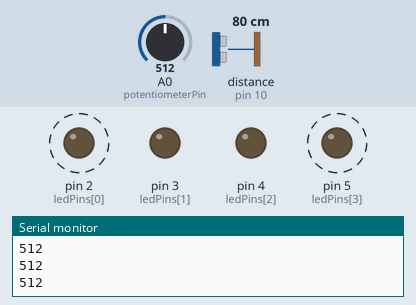
The sketch below on a simulated Arduino Uno, built with avr-gcc and run on an emulated ATmega328P. Shown: output pins drawn as LEDs (lit = HIGH), the last lines printed to the serial monitor. Wiring (inferred from the names in the program): ultrasonic range finder: trigger pin 9; echo pin 10. Dashed ring = blinking. The test bench sets the inputs (shaded band); at power-on: A0 (potentiometerPin) = 512, distance to the obstacle (sensor on pin 10) 80 cm. The echo pulse lasts 58.3 µs per cm; pins used as bus, display or sensor lines are not drawn.

Above: at 1.2 s.
1.3 s: A0 (potentiometerPin) set to 48
4.3 s: A0 (potentiometerPin) set to 40
At 4.3 s:
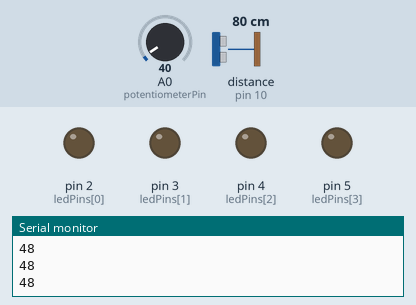
5.8 s: A0 (potentiometerPin) set to 0
7.3 s: A0 (potentiometerPin) set to 110
At 7.67 s:
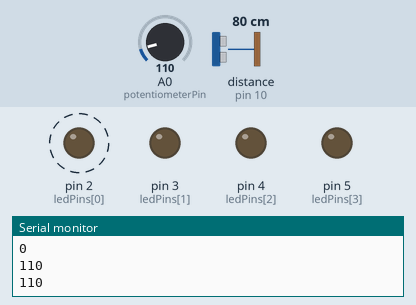
10.3 s: distance to the obstacle (sensor on pin 10) set to 2 cm
At 10.78 s:
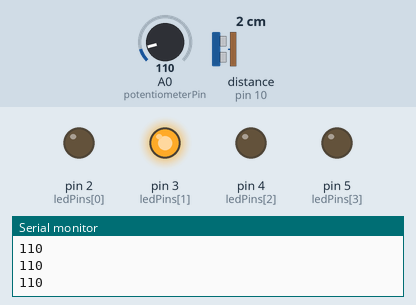
13.3 s: distance to the obstacle (sensor on pin 10) set to 120 cm
At 13.58 s:
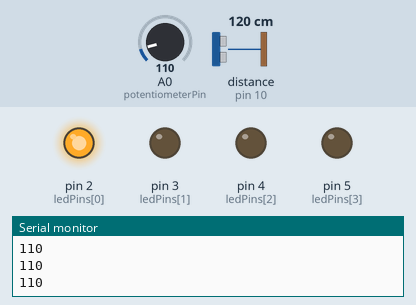
Timing chart, 0 to 17.3 s (numbered marks = the images above; inputs shaded):
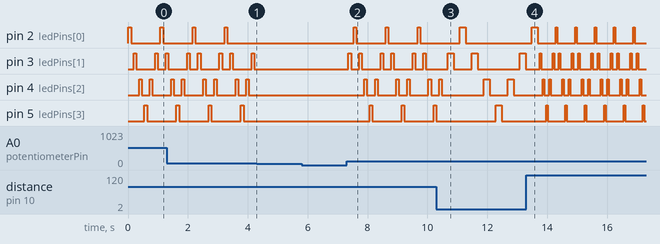

Measured:
- the behaviour switches between 45 and 44 on A0 (potentiometerPin) (found by bisection; images 0 and 1)
- after the input at 4.3 s, pin 2 (ledPins[0]), pin 3 (ledPins[1]), pin 4 (ledPins[2]): stops changing and stays LOW; pin 5 (ledPins[3]): stays LOW (without the input it goes to HIGH after 0.55 s)
- after the input at 7.3 s, pin 2 (ledPins[0]): alternates HIGH for 0.09 s and LOW for 0.98 s, starting after 0.24 s; pin 3 (ledPins[1]): LOW → HIGH after 0.06 s, then repeats every 1.1 s: LOW 0.27 s, HIGH 0.09 s, LOW 0.63 s, HIGH 0.09 s
- after the input at 13.3 s, pin 5 (ledPins[3]): alternates HIGH for 0.05 s and LOW for 0.60 s, starting after 0.66 s
- by itself, pin 2 (ledPins[0]), pin 5 (ledPins[3]): alternates HIGH for 0.09 s and LOW for 0.99 s
- by itself, pin 3 (ledPins[1]): repeats every 1.1 s: HIGH 0.09 s, LOW 0.27 s, HIGH 0.09 s, LOW 0.63 s
- by itself, pin 4 (ledPins[2]): repeats every 1.1 s: LOW 0.27 s, HIGH 0.09 s, LOW 0.63 s, HIGH 0.09 s

The sketch:

phase_4_larson_scanner_enhancement1.ino
```cpp
const int ledPins[] = {2, 3, 4, 5}; // LED Configuration
const int numLeds = sizeof(ledPins) / sizeof(ledPins[0]);
const int trigPin = 9;  // Digital pin connected to the Trig pin of the ultrasonic sensor
const int echoPin = 10;  // Digital pin connected to the Echo pin of the ultrasonic sensor
const int potentiometerPin = A0; // Analog Pin
const int minDistance = 10;  // Minimum distance for LED movement
const int maxDistance = 100;  // Maximum distance for LED movement
const int brightnessThreshold = 10; //

int currentLED = 0;  // Current LED index
int direction = 1;  // Direction of movement (1 = forward, -1 = backward)
int timer = 100;  // Global variable for timer in milliseconds

void setup() {
  Serial.begin(9600);

  for (int i = 0; i < numLeds; i++) {
    pinMode(ledPins[i], OUTPUT);
  }

  pinMode(trigPin, OUTPUT);
  pinMode(echoPin, INPUT);
}

void loop() {
  int potentiometerValue = analogRead(potentiometerPin);
  int brightness = map(potentiometerValue, 0, 1023, 0, 255);

  // Larson Scanner movement
  analogWrite(ledPins[currentLED], brightness); // Control the brightness of the current LED

  Serial.println(potentiometerValue);

  if (brightness <= brightnessThreshold) {
    analogWrite(ledPins[currentLED], 0); // Turn off the current LED if brightness is below the threshold
  } else {
    analogWrite(ledPins[currentLED], 255); // Turn on the current LED at full brightness
  }

  delay(timer);

  analogWrite(ledPins[currentLED], 0); // Turn off the current LED

  currentLED += direction;

  // Reverse the direction if the end of the scanner is reached
  if (currentLED >= numLeds || currentLED < 0) {
    direction *= -1;
    currentLED += 2 * direction;
  }

  // Distance measurement for LED movement speed
  int distance = measureDistance();
  timer = map(distance, minDistance, maxDistance, 200, 50);

  delay(timer);
}

int measureDistance() {
  // Send ultrasonic pulse
  digitalWrite(trigPin, LOW);
  delayMicroseconds(2);
  digitalWrite(trigPin, HIGH);
  delayMicroseconds(10);
  digitalWrite(trigPin, LOW);

  // Measure the echo duration
  long duration = pulseIn(echoPin, HIGH);

  // Calculate distance in centimeters
  int distance = duration * 0.034 / 2;

  // Limit the distance within the defined range
  distance = constrain(distance, minDistance, maxDistance);

  return distance;
}
```
